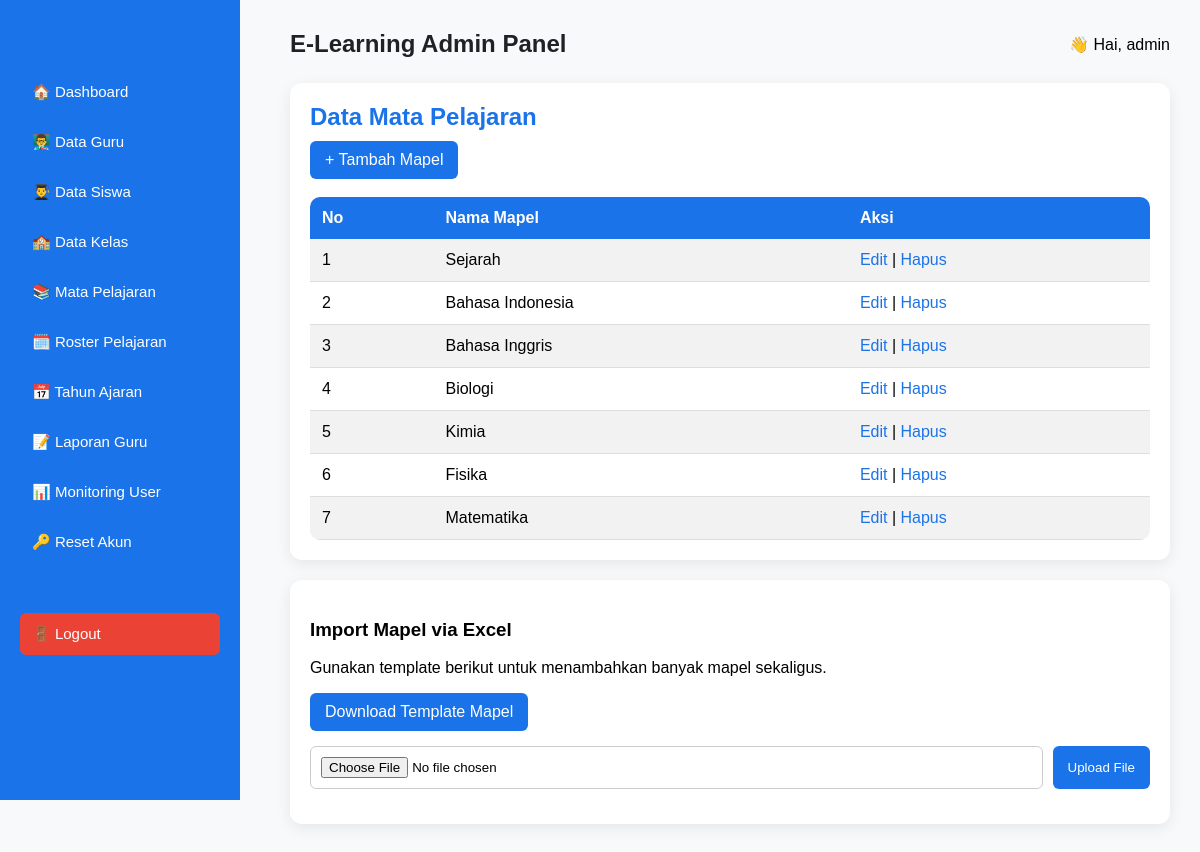
The app's page /views/admin/mapel.php (signed in) with its own data.
### tables this page shows
CREATE TABLE `mapel` (
  `id` int(11) NOT NULL,
  `nama_mapel` varchar(100) NOT NULL
);

### views/admin/mapel.php (the view, shortened to what this page needs)
<?php
include "../../config.php";
?>
<!DOCTYPE html>
<html>
<head>
<link rel="stylesheet" href="../../assets/css/style.css">
</head>
<body>
<?php include "sidebar.php"; ?>
<div class="content">
<?php include "header.php"; ?>
<div class="card">
    <h2>Data Mata Pelajaran</h2>
    <a href="mapel_add.php" class="btn">+ Tambah Mapel</a>
    <br><br>
    <table class="tabel">
        <tr>
            <th>No</th>
            <th>Nama Mapel</th>
            <th>Aksi</th>
        </tr>
        <?php
        $no = 1;
        $data = mysqli_query($conn, "SELECT * FROM mapel ORDER BY id DESC");
        while($d = mysqli_fetch_assoc($data)){
        ?>
        <tr>
            <td><?= $no++; ?></td>
            <td><?= $d['nama_mapel']; ?></td>
            <td>
                <a href="mapel_edit.php?id=<?= $d['id']; ?>">Edit</a> |
                <a href="mapel_delete.php?id=<?= $d['id']; ?>" onclick="return confirm('Hapus mapel ini?')">Hapus</a>
            </td>
        </tr>
        <?php } ?>
    </table>
</div>
<div class="card import-card">
    <h3>Import Mapel via Excel</h3>
    <p>Gunakan template berikut untuk menambahkan banyak mapel sekaligus.</p>
    <a class="btn" href="../../assets/templates/mapel_template.xlsx" download>Download Template Mapel</a>
    <form class="import-form" action="mapel_import_process.php" method="POST" enctype="multipart/form-data">
        <input type="file" name="file_excel" accept=".xlsx" required>
        <button type="submit" class="btn">Upload File</button>
    </form>
</div>
</div>
</body>
</html>

### assets/css/style.css (style rules this page uses)
* { box-sizing: border-box; }
body { margin:0; padding:0; font-family:'Poppins', sans-serif; background:#F8F9FA; }
h2 { margin:0 0 10px; color:#1A73E8; }
.content { margin-left:260px; padding:30px; }
.card { background:white; padding:20px; border-radius:12px; box-shadow:0 4px 15px rgba(0,0,0,0.08); margin-bottom:20px; }
.import-form { display:flex; flex-wrap:wrap; gap:10px; margin:15px 0; }
.import-form input[type="file"] { flex:1; border:1px solid #ccc; padding:10px; margin:0; border-radius:6px; background:#fff; }
.tabel { width:100%; border-collapse:collapse; background:white; border-radius:10px; overflow:hidden; }
.tabel th { background:#1A73E8; color:white; padding:12px; text-align:left; }
.tabel td { padding:10px; border-bottom:1px solid #ddd; }
.btn { appearance: none; display:inline-block; padding:10px 15px; background:#1A73E8; color:white; text-decoration:none; font-family: inherit; border: 0; border-radius:6px; }
form input { width:100%; padding:10px; border:1px solid #ccc; margin-bottom:15px; border-radius:8px; }
form input { width:100%; padding:10px; margin-bottom:15px; border-radius:8px; border:1px solid #ccc; }
a { color:#1A73E8; text-decoration:none; }
.tabel tr:nth-child(even) { background:#f2f2f2; }
.tabel td, .tabel th { padding:12px; }

### records on screen
mapel: nama_mapel "Sejarah"
mapel: nama_mapel "Bahasa Indonesia"
mapel: nama_mapel "Bahasa Inggris"
mapel: nama_mapel "Biologi"
mapel: nama_mapel "Kimia"
mapel: nama_mapel "Fisika"
mapel: nama_mapel "Matematika"

### other values on screen
$_SESSION['username'] "admin"
